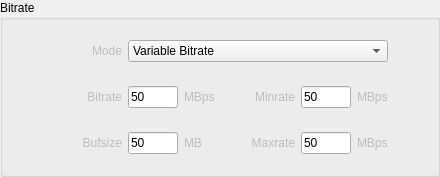
                        <widget class="QGroupBox" name="groupBoxSettings_3">
                         <property name="title">
                          <string>Bitrate</string>
                         </property>
                         <layout class="QGridLayout" name="gridLayout_22">
                          <property name="leftMargin">
                           <number>9</number>
                          </property>
                          <property name="topMargin">
                           <number>20</number>
                          </property>
                          <property name="rightMargin">
                           <number>9</number>
                          </property>
                          <property name="bottomMargin">
                           <number>20</number>
                          </property>
                          <item row="0" column="0">
                           <layout class="QGridLayout" name="gridLayout_18">
                            <property name="topMargin">
                             <number>0</number>
                            </property>
                            <property name="horizontalSpacing">
                             <number>6</number>
                            </property>
                            <property name="verticalSpacing">
                             <number>24</number>
                            </property>
                            <item row="0" column="1">
                             <widget class="QLabel" name="label_mode">
                              <property name="enabled">
                               <bool>false</bool>
                              </property>
                              <property name="minimumSize">
                               <size>
                                <width>0</width>
                                <height>0</height>
                               </size>
                              </property>
                              <property name="maximumSize">
                               <size>
                                <width>16777215</width>
                                <height>24</height>
                               </size>
                              </property>
                              <property name="styleSheet">
                               <string notr="true"/>
                              </property>
                              <property name="text">
                               <string>Mode</string>
                              </property>
                              <property name="alignment">
                               <set>Qt::AlignmentFlag::AlignRight|Qt::AlignmentFlag::AlignTrailing|Qt::AlignmentFlag::AlignVCenter</set>
                              </property>
                             </widget>
                            </item>
                            <item row="2" column="4">
                             <spacer name="horizontalSpacer_19">
                              <property name="orientation">
                               <enum>Qt::Orientation::Horizontal</enum>
                              </property>
                              <property name="sizeType">
                               <enum>QSizePolicy::Policy::Preferred</enum>
                              </property>
                              <property name="sizeHint" stdset="0">
                               <size>
                                <width>6</width>
                                <height>20</height>
                               </size>
                              </property>
                             </spacer>
                            </item>
                            <item row="2" column="8">
                             <widget class="QLabel" name="label_maxrate_prefix">
                              <property name="enabled">
                               <bool>false</bool>
                              </property>
                              <property name="maximumSize">
                               <size>
                                <width>16777215</width>
                                <height>24</height>
                               </size>
                              </property>
                              <property name="text">
                               <string>MBps</string>
                              </property>
                             </widget>
                            </item>
                            <item row="1" column="8">
                             <widget class="QLabel" name="label_minrate_prefix">
                              <property name="enabled">
                               <bool>false</bool>
                              </property>
                              <property name="maximumSize">
                               <size>
                                <width>16777215</width>
                                <height>24</height>
                               </size>
                              </property>
                              <property name="text">
                               <string>MBps</string>
                              </property>
                             </widget>
                            </item>
                            <item row="2" column="7">
                             <widget class="QLineEdit" name="lineEdit_maxrate">
                              <property name="maximumSize">
                               <size>
                                <width>50</width>
                                <height>25</height>
                               </size>
                              </property>
                              <property name="text">
                               <string notr="true">50</string>
                              </property>
                             </widget>
                            </item>
                            <item row="1" column="7">
                             <widget class="QLineEdit" name="lineEdit_minrate">
                              <property name="maximumSize">
                               <size>
                                <width>50</width>
                                <height>25</height>
                               </size>
                              </property>
                              <property name="text">
                               <string notr="true">50</string>
                              </property>
                             </widget>
                            </item>
                            <item row="2" column="3">
                             <widget class="QLabel" name="label_bufsize_prefix">
                              <property name="enabled">
                               <bool>false</bool>
                              </property>
                              <property name="maximumSize">
                               <size>
                                <width>16777215</width>
                                <height>24</height>
                               </size>
                              </property>
                              <property name="text">
                               <string>MB</string>
                              </property>
                             </widget>
                            </item>
                            <item row="0" column="2" colspan="7">
                             <widget class="QComboBox" name="comboBox_mode">
                              <property name="enabled">
                               <bool>true</bool>
                              </property>
                              <property name="minimumSize">
                               <size>
                                <width>260</width>
                                <height>0</height>
                               </size>
                              </property>
                              <property name="maximumSize">
                               <size>
                                <width>260</width>
                                <height>25</height>
                               </size>
                              </property>
                              <property name="autoFillBackground">
                               <bool>false</bool>
                              </property>
                              <property name="styleSheet">
                               <string notr="true"/>
                              </property>
                              <property name="currentIndex">
                               <number>2</number>
                              </property>
                              <property name="maxCount">
                               <number>20</number>
                              </property>
                              <property name="iconSize">
                               <size>
                                <width>16</width>
                                <height>16</height>
                               </size>
                              </property>
                              <property name="frame">
                               <bool>true</bool>
                              </property>
                              <item>
                               <property name="text">
                                <string>Constant Bitrate</string>
                               </property>
                              </item>
                              <item>
                               <property name="text">
                                <string>Average Bitrate</string>
                               </property>
                              </item>
                              <item>
                               <property name="text">
                                <string>Variable Bitrate</string>
                               </property>
                              </item>
                              <item>
                               <property name="text">
                                <string>Constant Rate Factor</string>
                               </property>
                              </item>
                              <item>
                               <property name="text">
                                <string>Constant QP</string>
                               </property>
                              </item>
                             </widget>
                            </item>
                            <item row="1" column="2">
                             <widget class="QLineEdit" name="lineEdit_bitrate">
                              <property name="maximumSize">
                               <size>
                                <width>50</width>
                                <height>25</height>
                               </size>
                              </property>
                              <property name="text">
                               <string notr="true">50</string>
                              </property>
                             </widget>
                            </item>
                            <item row="2" column="2">
                             <widget class="QLineEdit" name="lineEdit_bufsize">
                              <property name="maximumSize">
                               <size>
                                <width>50</width>
                                <height>25</height>
                               </size>
                              </property>
                              <property name="text">
                               <string notr="true">50</string>
                              </property>
                             </widget>
                            </item>
                            <item row="1" column="3">
                             <widget class="QLabel" name="label_bitrate_prefix">
                              <property name="enabled">
                               <bool>false</bool>
                              </property>
                              <property name="maximumSize">
                               <size>
                                <width>16777215</width>
                                <height>24</height>
                               </size>
                              </property>
                              <property name="text">
                               <string>MBps</string>
                              </property>
                             </widget>
                            </item>
                            <item row="1" column="0">
                             <spacer name="horizontalSpacer_8">
                              <property name="orientation">
                               <enum>Qt::Orientation::Horizontal</enum>
                              </property>
                              <property name="sizeHint" stdset="0">
                               <size>
                                <width>40</width>
                                <height>20</height>
                               </size>
                              </property>
                             </spacer>
                            </item>
                            <item row="1" column="9">
                             <spacer name="horizontalSpacer_9">
                              <property name="orientation">
                               <enum>Qt::Orientation::Horizontal</enum>
                              </property>
                              <property name="sizeHint" stdset="0">
                               <size>
                                <width>40</width>
                                <height>20</height>
                               </size>
                              </property>
                             </spacer>
                            </item>
                            <item row="1" column="1" alignment="Qt::AlignmentFlag::AlignRight">
                             <widget class="QLabel" name="label_bitrate">
                              <property name="enabled">
                               <bool>false</bool>
                              </property>
                              <property name="minimumSize">
                               <size>
                                <width>70</width>
                                <height>0</height>
                               </size>
                              </property>
                              <property name="maximumSize">
                               <size>
                                <width>16777215</width>
                                <height>24</height>
                               </size>
                              </property>
                              <property name="styleSheet">
                               <string notr="true"/>
                              </property>
                              <property name="text">
                               <string>Bitrate</string>
                              </property>
                              <property name="alignment">
                               <set>Qt::AlignmentFlag::AlignRight|Qt::AlignmentFlag::AlignTrailing|Qt::AlignmentFlag::AlignVCenter</set>
                              </property>
                             </widget>
                            </item>
                            <item row="2" column="6" alignment="Qt::AlignmentFlag::AlignRight">
                             <widget class="QLabel" name="label_maxrate">
                              <property name="enabled">
                               <bool>false</bool>
                              </property>
                              <property name="minimumSize">
                               <size>
                                <width>0</width>
                                <height>0</height>
                               </size>
                              </property>
                              <property name="maximumSize">
                               <size>
                                <width>16777215</width>
                                <height>24</height>
                               </size>
                              </property>
                              <property name="text">
                               <string>Maxrate</string>
                              </property>
                              <property name="alignment">
                               <set>Qt::AlignmentFlag::AlignRight|Qt::AlignmentFlag::AlignTrailing|Qt::AlignmentFlag::AlignVCenter</set>
                              </property>
                             </widget>
                            </item>
                            <item row="2" column="1" alignment="Qt::AlignmentFlag::AlignRight">
                             <widget class="QLabel" name="label_bufsize">
                              <property name="enabled">
                               <bool>false</bool>
                              </property>
                              <property name="minimumSize">
                               <size>
                                <width>0</width>
                                <height>0</height>
                               </size>
                              </property>
                              <property name="maximumSize">
                               <size>
                                <width>16777215</width>
                                <height>24</height>
                               </size>
                              </property>
                              <property name="text">
                               <string>Bufsize</string>
                              </property>
                              <property name="alignment">
                               <set>Qt::AlignmentFlag::AlignRight|Qt::AlignmentFlag::AlignTrailing|Qt::AlignmentFlag::AlignVCenter</set>
                              </property>
                             </widget>
                            </item>
                            <item row="1" column="6" alignment="Qt::AlignmentFlag::AlignRight">
                             <widget class="QLabel" name="label_minrate">
                              <property name="enabled">
                               <bool>false</bool>
                              </property>
                              <property name="minimumSize">
                               <size>
                                <width>0</width>
                                <height>0</height>
                               </size>
                              </property>
                              <property name="maximumSize">
                               <size>
                                <width>16777215</width>
                                <height>24</height>
                               </size>
                              </property>
                              <property name="text">
                               <string>Minrate</string>
                              </property>
                              <property name="alignment">
                               <set>Qt::AlignmentFlag::AlignRight|Qt::AlignmentFlag::AlignTrailing|Qt::AlignmentFlag::AlignVCenter</set>
                              </property>
                             </widget>
                            </item>
                           </layout>
                          </item>
                         </layout>
                        </widget>
